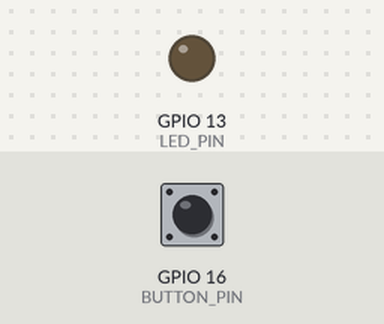
Bench run of a sketch on a simulated ESP32. Shown: output pins drawn as LEDs (lit = HIGH). The inputs (shaded band) are chosen by the test bench; at power-on: GPIO 16 (BUTTON_PIN) LOW. WiFi joins after 1.5 s; servers stay silent unless stated; uploads are accepted with an empty reply; random numbers use the default seed unless the sketch sets one; what the sketch prints to the serial monitor is not drawn.

Above: at 3.7 s.
3.8 s: GPIO 16 (BUTTON_PIN) pulled HIGH for 3.2 s
At 5.5 s:
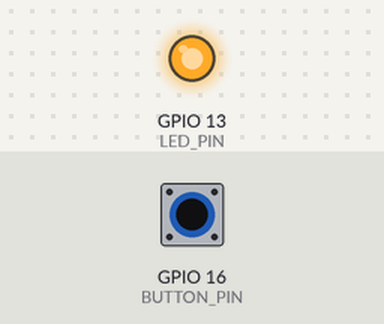
Timing chart, 0 to 13.7 s (numbered marks = the images above; inputs shaded):
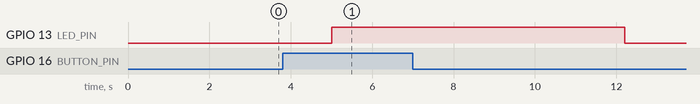

The sketch:

public1.ino
```cpp
#define LED_PIN     13
#define BUTTON_PIN  16

#include <WiFi.h>
#include <HTTPClient.h>
#include <ArduinoJson.h>
#include <time.h>
#include <WebServer.h>

//wifi
const char* ssid = "T_2.4G";
const char* password = "";

// 定义 LED 逻辑值
int led_logic = 0;
// 判断 LED 的状态是否改变过
bool status = false;

//http配置
HTTPClient http;
String serverUrl = "http://192.168.2.101:50060/Task/CreateTask";
// 创建WebServer对象，监听端口239
WebServer server(239);

// 时间跟踪变量
unsigned long lastPressedTime = 0;
const unsigned long cooldownPeriod = 5000;  // 5秒冷却时间

//json
StaticJsonDocument<200> doc;
String globalJsonString;
JsonArray variables;

void setup()
{
  //串口波特率
  Serial.begin(115200);

  //初始化led和按钮
  pinMode(LED_PIN, OUTPUT);
  pinMode(BUTTON_PIN, INPUT_PULLDOWN);

  //构建request
  buildJsonRequest();

  // 连接 WiFi
  WiFi.begin(ssid, password);
  while (WiFi.status() != WL_CONNECTED) {
    delay(500);
    Serial.print(".");
    }
  delay(1000);
  Serial.println("Connected");
  Serial.print("IP :");
  Serial.println(WiFi.localIP());

  server.begin();
  Serial.println("HTTP server start");
}

void loop() {

  // 按键消抖
  if (digitalRead(BUTTON_PIN) == HIGH)
  {
    // 睡眠 10ms，如果依然为高电平，说明抖动已消失。
    delay(10);
    //按下按钮，且之前未按下
    if (digitalRead(BUTTON_PIN) && status == false)
    {
      //当前时间距离上次按下时间超过了cooldownPeriod
      if (millis() - lastPressedTime > cooldownPeriod)
      {
        led_logic = !led_logic;
        digitalWrite(LED_PIN, led_logic);

        sendPostRequest();  // 发送HTTP请求

        Serial.print("更新请求时间");
        // led 的状态发生了变化，即使持续按着按键，LED 的状态也不应该改变。
        status = true;
        lastPressedTime = millis();  // 更新按下时间

      }
    }
  }
  else
  {
    //当前时间距离上次按下时间超过了cooldownPeriod
    if (millis() - lastPressedTime > cooldownPeriod)
    {
      status = false;
      led_logic = false;
      digitalWrite(LED_PIN, led_logic);
    }
  }
  // put your main code here, to run repeatedly:
  //digitalWrite(2, HIGH);
  //delay(1000);
  //digitalWrite(2, LOW);
  //delay(1000);
}

String hardwareRandom()
{
  // 获取当前时间（秒数）
  //time_t now;
  //time(&now);
  //randomSeed(now);
  //return String(random(1000000));
  return String(esp_random() % 1000000);
}

//setup时调用
void buildJsonRequest()
{
  // 创建DynamicJsonDocument对象（根据JSON大小调整容量）
  //const size_t capacity = JSON_OBJECT_SIZE(7) + JSON_ARRAY_SIZE(1) + 200;
  //DynamicJsonDocument doc(capacity);
  // 添加键值对到JSON对象
  //doc.clear();
  doc["SysToken"] = "192168239";  // 使用全局token变量
  doc["ReceiveTaskID"] = hardwareRandom();
  doc["MapCode"] = "2";
  doc["TaskCode"] = "ESP32MOVE";
  doc["AgvGroupCode"] = "";
  doc["AGVCode"] = "3";
  doc["IsGoParking"] = "";
  // Variables数组
  variables = doc.createNestedArray("Variables");
  // 向数组中添加对象
  //JsonObject var1 = variables.createNestedObject();
  //var1["Code"] = "StartPoint";
  //var1["Value"] = "PNT_30";

  // 序列化JSON到全局字符串变量
  serializeJson(doc, globalJsonString);
}


// 修改sendPostRequest方法，每次创建新的HTTPClient实例
void sendPostRequest()
{
  // 检查WiFi连接状态，必要时重新连接
  if (WiFi.status() != WL_CONNECTED)
  {
    Serial.println("WiFi连接断开,尝试重新连接...");
    WiFi.disconnect();
    WiFi.reconnect();
    delay(1000); // 等待1秒
    if (WiFi.status() != WL_CONNECTED) {
      Serial.println("WiFi重新连接失败,无法发送请求");
      return;
    }
  }

  // 设置超时（重要！）
  http.setConnectTimeout(10000);  // 10秒连接超时
  http.setTimeout(10000);         // 10秒响应超时

  // 开始HTTP连接
  Serial.print("连接到服务器: ");
  Serial.println(serverUrl);
  if (!http.begin(serverUrl)) {
    Serial.println("无法开始HTTP连接");
    http.end();
    return;}
  // 禁止连接重用
  //http.setReuse(false);

  // 设置HTTP头,创建request
  http.addHeader("Content-Type", "application/json");
  http.addHeader("User-Agent", "ESP32-HTTPClient");
  buildJsonRequest();

  // 发送POST请求并获取响应代码
  int httpResponseCode = http.POST(globalJsonString);
  Serial.print("已发送请求");

  delay(2000);
  // 检查响应
  if (httpResponseCode > 0) {
    Serial.print("HTTP响应代码: ");
    Serial.println(httpResponseCode);
    // 获取响应内容
    String response = http.getString();
    Serial.println("服务器响应: ");
    Serial.println(response);}
  else {
    Serial.print("错误代码: ");
    Serial.println(httpResponseCode);
    Serial.println("请求失败");}

  // 结束连接
  http.end();
}
```

Measured:
- after the input at 3.8 s, GPIO 13 (LED_PIN): LOW → HIGH after 1.2 s, → LOW 7.2 s later
